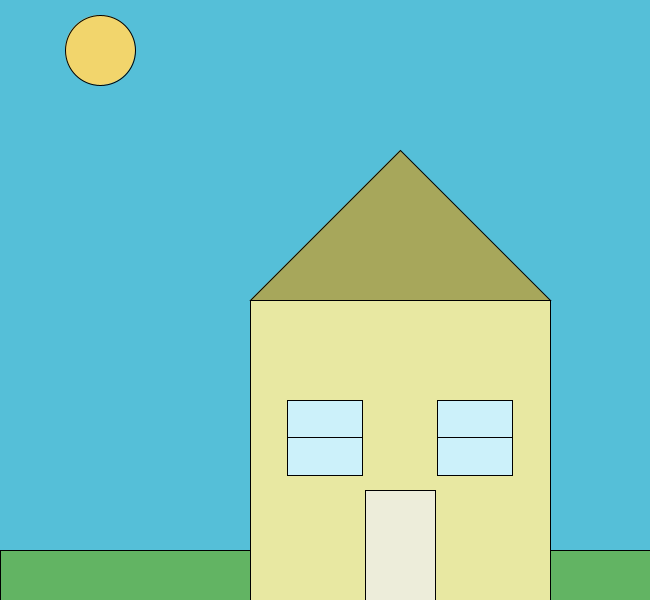
Frame 1 (no input)
Frame 60 (the mouse pressed at the canvas centre just before this capture): identical to frame 1, image omitted
Frame 120 (the mouse held since frame 60 and released just before this capture): identical to frame 1, image omitted

The Processing sketch that drew this single still picture (run headless with seeded random() and noise(); from frame 60 on, the mouse is pressed at the canvas centre):

// Processing sketch: U1_1_sketch
// ── U1_1_sketch.pde
//Sophia Song
//Jan 30 2025

void setup() {
  size(650, 600);
}

//void draw() {
//  rect(100, 0, 200, 400); //x, y, w, h
//  square( 100, 100, 200); //x, y, size
//  ellipse(200, 300, 100, 200); //x, y, w, h
//  circle(200, 300, 100); 
//  line(0, 0, width/2, height/2);
//  triangle(width/2, height/2, 0, 0, width, 0); //x1, y1, x2, y2, x3, y3
//  quad(0, 0, width, 0, width, height, 0, height);
//}

//void draw() {
//  fill(0); //or (255, 255, 255);
//  stroke(255);
//  strokeWeight(5);
//  square(100, 100, 100);
//  fill(100);
//  square(300, 300, 100);
//}

void draw() {
  background(#55BFD8);
  fill(#62B463);
  rect(0, 550, 650, 50);
  fill(#E8E8A2);
  rect(250, 300, 300, 300);
  fill(#A7A75B);
  triangle(250, 300, 550, 300, 400, 150);
  //windows
  fill(#CCF1FA);
  square(437.5, 400, 75);
  line(437.5, 437.5, 512.5, 437.5);
  
  square(287.5, 400, 75);
  line(287.5, 437.5, 362.5, 437.5);
  //door
  fill(#EDEDDA);
  rect(365, 490, 70, 110);
  //sun
  fill(#F2D56C);
  circle(100, 50, 70);
}
